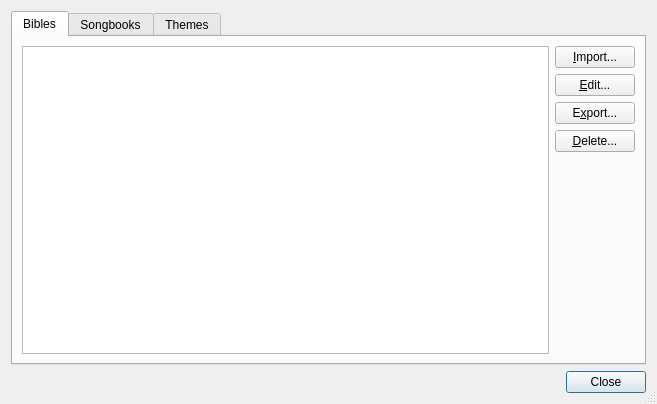
<?xml version="1.0" encoding="UTF-8"?>
<ui version="4.0">
 <class>ManageDataDialog</class>
 <widget class="QDialog" name="ManageDataDialog">
  <property name="geometry">
   <rect>
    <x>0</x>
    <y>0</y>
    <width>657</width>
    <height>404</height>
   </rect>
  </property>
  <property name="windowTitle">
   <string>Manage Database</string>
  </property>
  <property name="windowIcon">
   <iconset resource="softprojector.qrc">
    <normaloff>:/icons/icons/database.png</normaloff>:/icons/icons/database.png</iconset>
  </property>
  <property name="sizeGripEnabled">
   <bool>true</bool>
  </property>
  <layout class="QGridLayout" name="gridLayout">
   <item row="1" column="0">
    <spacer name="horizontalSpacer">
     <property name="orientation">
      <enum>Qt::Horizontal</enum>
     </property>
     <property name="sizeHint" stdset="0">
      <size>
       <width>216</width>
       <height>20</height>
      </size>
     </property>
    </spacer>
   </item>
   <item row="1" column="1">
    <widget class="QPushButton" name="ok_pushButton">
     <property name="toolTip">
      <string>Close Manage Database Dialog</string>
     </property>
     <property name="text">
      <string>Close</string>
     </property>
     <property name="shortcut">
      <string>Ctrl+Q</string>
     </property>
    </widget>
   </item>
   <item row="0" column="0" colspan="2">
    <widget class="QTabWidget" name="tabWidget">
     <property name="currentIndex">
      <number>0</number>
     </property>
     <widget class="QWidget" name="tab">
      <attribute name="icon">
       <iconset resource="softprojector.qrc">
        <normaloff>:/icons/icons/book.png</normaloff>:/icons/icons/book.png</iconset>
      </attribute>
      <attribute name="title">
       <string>Bibles</string>
      </attribute>
      <layout class="QHBoxLayout" name="horizontalLayout">
       <item>
        <widget class="QTableView" name="bibleTableView">
         <attribute name="horizontalHeaderStretchLastSection">
          <bool>true</bool>
         </attribute>
         <attribute name="verticalHeaderStretchLastSection">
          <bool>false</bool>
         </attribute>
        </widget>
       </item>
       <item>
        <layout class="QVBoxLayout" name="verticalLayout_3">
         <item>
          <widget class="QPushButton" name="import_bible_pushButton">
           <property name="toolTip">
            <string>Import a new Bible into your database</string>
           </property>
           <property name="text">
            <string>&amp;Import...</string>
           </property>
           <property name="shortcut">
            <string>Ctrl+I</string>
           </property>
           <property name="autoDefault">
            <bool>false</bool>
           </property>
          </widget>
         </item>
         <item>
          <widget class="QPushButton" name="edit_bible_pushButton">
           <property name="toolTip">
            <string>Edit Bible title of currently selected Bible.</string>
           </property>
           <property name="text">
            <string>&amp;Edit...</string>
           </property>
           <property name="shortcut">
            <string>Ctrl+E</string>
           </property>
          </widget>
         </item>
         <item>
          <widget class="QPushButton" name="export_bible_pushButton">
           <property name="toolTip">
            <string>Export currently selected Bible to share with others.</string>
           </property>
           <property name="text">
            <string>E&amp;xport...</string>
           </property>
           <property name="shortcut">
            <string>Ctrl+X</string>
           </property>
          </widget>
         </item>
         <item>
          <widget class="QPushButton" name="delete_bible_pushButton">
           <property name="toolTip">
            <string>Delete a Bible that you will no longer want to use in this program.</string>
           </property>
           <property name="text">
            <string>&amp;Delete...</string>
           </property>
           <property name="shortcut">
            <string>Ctrl+D</string>
           </property>
          </widget>
         </item>
         <item>
          <spacer name="verticalSpacer_2">
           <property name="orientation">
            <enum>Qt::Vertical</enum>
           </property>
           <property name="sizeHint" stdset="0">
            <size>
             <width>20</width>
             <height>40</height>
            </size>
           </property>
          </spacer>
         </item>
        </layout>
       </item>
      </layout>
     </widget>
     <widget class="QWidget" name="tab_2">
      <attribute name="icon">
       <iconset resource="softprojector.qrc">
        <normaloff>:/icons/icons/song_tab.png</normaloff>:/icons/icons/song_tab.png</iconset>
      </attribute>
      <attribute name="title">
       <string>Songbooks</string>
      </attribute>
      <layout class="QHBoxLayout" name="horizontalLayout_2">
       <item>
        <widget class="QTableView" name="songbookTableView">
         <attribute name="horizontalHeaderStretchLastSection">
          <bool>true</bool>
         </attribute>
        </widget>
       </item>
       <item>
        <layout class="QVBoxLayout" name="verticalLayout">
         <item>
          <widget class="QPushButton" name="import_songbook_pushButton">
           <property name="toolTip">
            <string>Import a new Songbook into database.</string>
           </property>
           <property name="text">
            <string>&amp;Import...</string>
           </property>
           <property name="shortcut">
            <string>Ctrl+I</string>
           </property>
          </widget>
         </item>
         <item>
          <widget class="QPushButton" name="edit_songbook_pushButton">
           <property name="toolTip">
            <string>Edit the title and information about the Songbook.</string>
           </property>
           <property name="text">
            <string>&amp;Edit...</string>
           </property>
           <property name="shortcut">
            <string>Ctrl+E</string>
           </property>
          </widget>
         </item>
         <item>
          <widget class="QPushButton" name="export_songbook_pushButton">
           <property name="toolTip">
            <string>Export currently selected Songbook to be able to share with others and for backup.</string>
           </property>
           <property name="text">
            <string>E&amp;xport...</string>
           </property>
           <property name="shortcut">
            <string>Ctrl+X</string>
           </property>
          </widget>
         </item>
         <item>
          <widget class="QPushButton" name="delete_songbook_pushButton">
           <property name="toolTip">
            <string>Delete currently selected Songbook from database.</string>
           </property>
           <property name="text">
            <string>&amp;Delete...</string>
           </property>
           <property name="shortcut">
            <string>Ctrl+D</string>
           </property>
          </widget>
         </item>
         <item>
          <spacer name="verticalSpacer">
           <property name="orientation">
            <enum>Qt::Vertical</enum>
           </property>
           <property name="sizeHint" stdset="0">
            <size>
             <width>20</width>
             <height>40</height>
            </size>
           </property>
          </spacer>
         </item>
        </layout>
       </item>
      </layout>
     </widget>
     <widget class="QWidget" name="tab_3">
      <attribute name="title">
       <string>Themes</string>
      </attribute>
      <layout class="QHBoxLayout" name="horizontalLayout_3">
       <item>
        <widget class="QTableView" name="TableViewTheme">
         <attribute name="horizontalHeaderStretchLastSection">
          <bool>true</bool>
         </attribute>
        </widget>
       </item>
       <item>
        <layout class="QVBoxLayout" name="verticalLayout_2">
         <item>
          <widget class="QPushButton" name="pushButtonThemeImport">
           <property name="toolTip">
            <string>Import a new Songbook into database.</string>
           </property>
           <property name="text">
            <string>&amp;Import...</string>
           </property>
           <property name="shortcut">
            <string>Ctrl+I</string>
           </property>
          </widget>
         </item>
         <item>
          <widget class="QPushButton" name="pushButtonThemeNew">
           <property name="toolTip">
            <string>Import a new Songbook into database.</string>
           </property>
           <property name="text">
            <string>&amp;New...</string>
           </property>
           <property name="shortcut">
            <string>Ctrl+I</string>
           </property>
          </widget>
         </item>
         <item>
          <widget class="QPushButton" name="pushButtonThemeEdit">
           <property name="toolTip">
            <string>Edit the title and information about the Songbook.</string>
           </property>
           <property name="text">
            <string>&amp;Edit...</string>
           </property>
           <property name="shortcut">
            <string>Ctrl+E</string>
           </property>
          </widget>
         </item>
         <item>
          <widget class="QPushButton" name="pushButtonThemeExport">
           <property name="toolTip">
            <string>Export currently selected Songbook to be able to share with others and for backup.</string>
           </property>
           <property name="text">
            <string>E&amp;xport...</string>
           </property>
           <property name="shortcut">
            <string>Ctrl+X</string>
           </property>
          </widget>
         </item>
         <item>
          <widget class="QPushButton" name="pushButtonThemeExportAll">
           <property name="toolTip">
            <string>Export currently selected Songbook to be able to share with others and for backup.</string>
           </property>
           <property name="text">
            <string>Export All...</string>
           </property>
           <property name="shortcut">
            <string>Ctrl+X</string>
           </property>
          </widget>
         </item>
         <item>
          <widget class="QPushButton" name="pushButtonThemeDelete">
           <property name="toolTip">
            <string>Delete currently selected Songbook from database.</string>
           </property>
           <property name="text">
            <string>&amp;Delete...</string>
           </property>
           <property name="shortcut">
            <string>Ctrl+D</string>
           </property>
          </widget>
         </item>
         <item>
          <spacer name="verticalSpacer_3">
           <property name="orientation">
            <enum>Qt::Vertical</enum>
           </property>
           <property name="sizeHint" stdset="0">
            <size>
             <width>20</width>
             <height>40</height>
            </size>
           </property>
          </spacer>
         </item>
        </layout>
       </item>
      </layout>
     </widget>
    </widget>
   </item>
  </layout>
 </widget>
 <tabstops>
  <tabstop>tabWidget</tabstop>
  <tabstop>bibleTableView</tabstop>
  <tabstop>import_bible_pushButton</tabstop>
  <tabstop>edit_bible_pushButton</tabstop>
  <tabstop>export_bible_pushButton</tabstop>
  <tabstop>delete_bible_pushButton</tabstop>
  <tabstop>ok_pushButton</tabstop>
  <tabstop>songbookTableView</tabstop>
  <tabstop>import_songbook_pushButton</tabstop>
  <tabstop>edit_songbook_pushButton</tabstop>
  <tabstop>export_songbook_pushButton</tabstop>
  <tabstop>delete_songbook_pushButton</tabstop>
  <tabstop>TableViewTheme</tabstop>
  <tabstop>pushButtonThemeImport</tabstop>
  <tabstop>pushButtonThemeNew</tabstop>
  <tabstop>pushButtonThemeEdit</tabstop>
  <tabstop>pushButtonThemeExport</tabstop>
  <tabstop>pushButtonThemeExportAll</tabstop>
  <tabstop>pushButtonThemeDelete</tabstop>
 </tabstops>
 <resources>
  <include location="softprojector.qrc"/>
 </resources>
 <connections/>
</ui>
